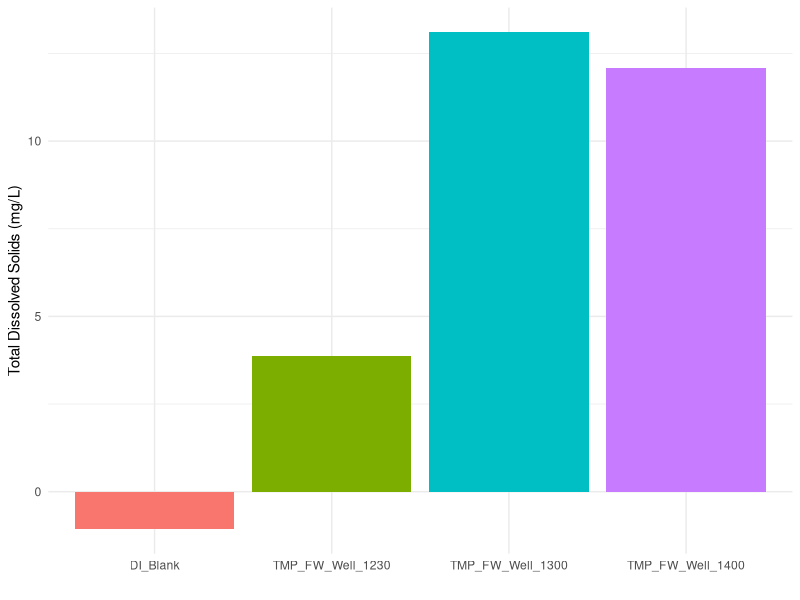

This figure's R source:
## ---- chunk 1
library(ggplot2)
library(dplyr)
library(knitr)
## ---- chunk 2

#Read in the data 
tss <- read.csv("COMPASS_TEMPEST_WellTest_TSS_Data.csv")
head(tss)

#Calculate an Avg. Sample Weight and caluclate TSS mg/L
tss <- tss %>%
  mutate(Avg_Sample_Weight_g = 
           rowMeans(select(., Tin_Filter_Sample_Weight_Dry_g, 
                           Tin_Filter_Sample_Weight_Dry1_g), na.rm = TRUE))

tss$TSS_mgL <- ((tss$Avg_Sample_Weight_g - tss$Tin_Filter_Weight_g)*1000) /   
  (tss$Filtered_Volume_mL/1000)



#plot the TSS 
tss_plot <- ggplot(tss, aes(x=Sample_ID, y=TSS_mgL, fill=Sample_ID)) + 
  geom_bar(stat = "identity") + theme_minimal() + 
  ylab("Total Dissolved Solids (mg/L)") + xlab(" ") + 
  theme(legend.position = "none")

print(tss_plot)

##remove the DI blank and make a table 

tss_table <- tss %>%
  filter(Sample_ID != "DI_Blank") %>%
  select("Sample_ID", "TSS_mgL") %>%
  mutate(TSS_mgL = round(TSS_mgL, 2))


kable(tss_table)


